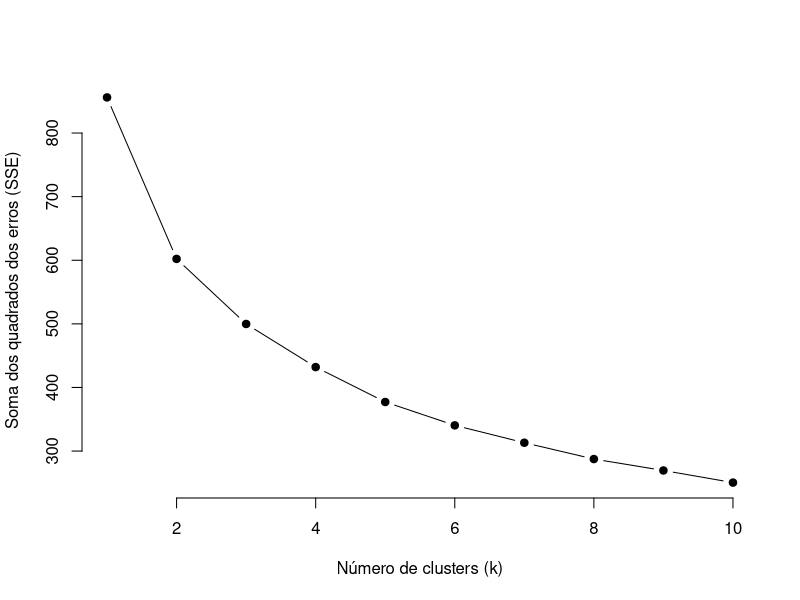
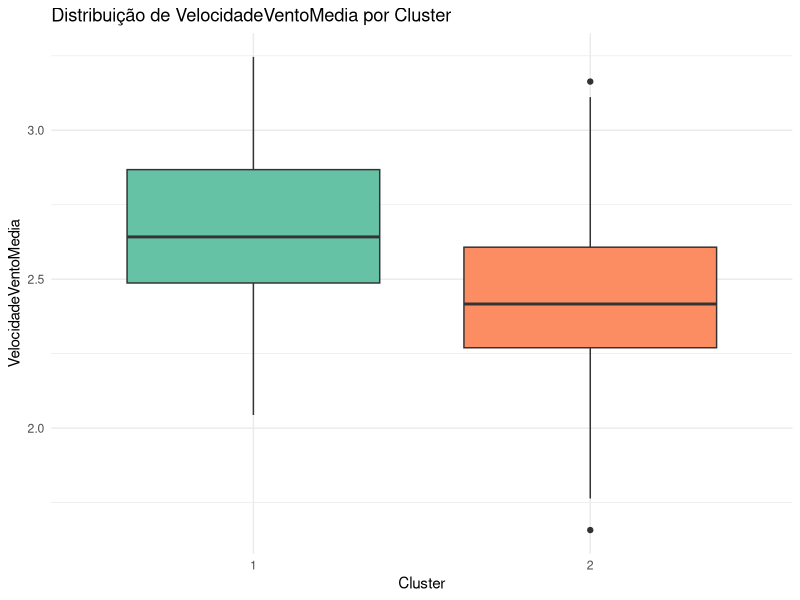
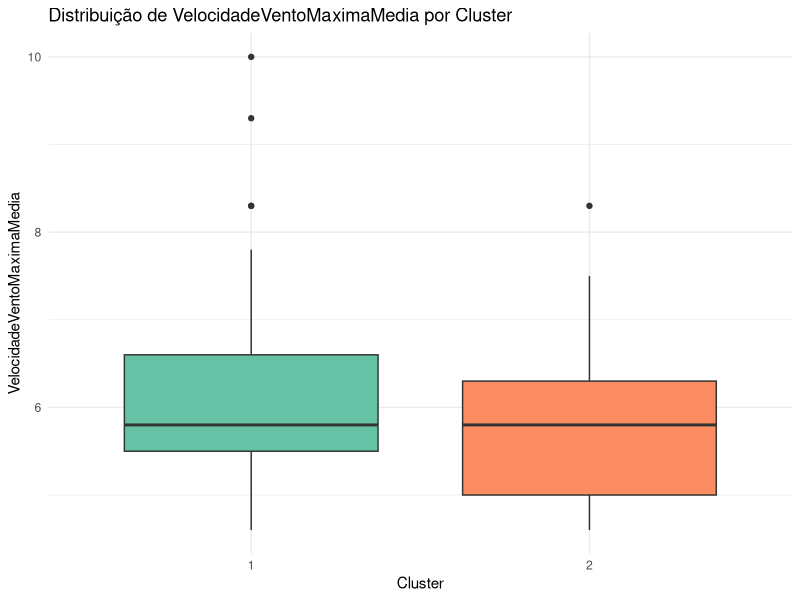
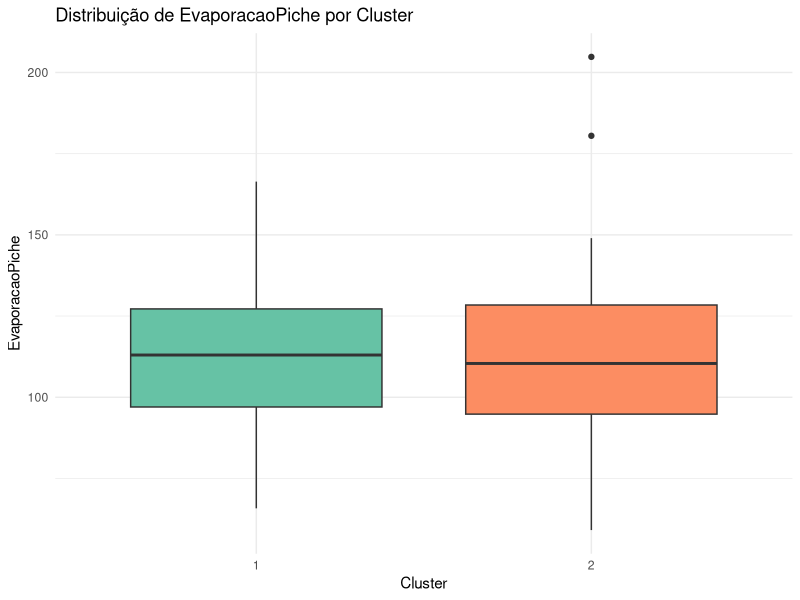
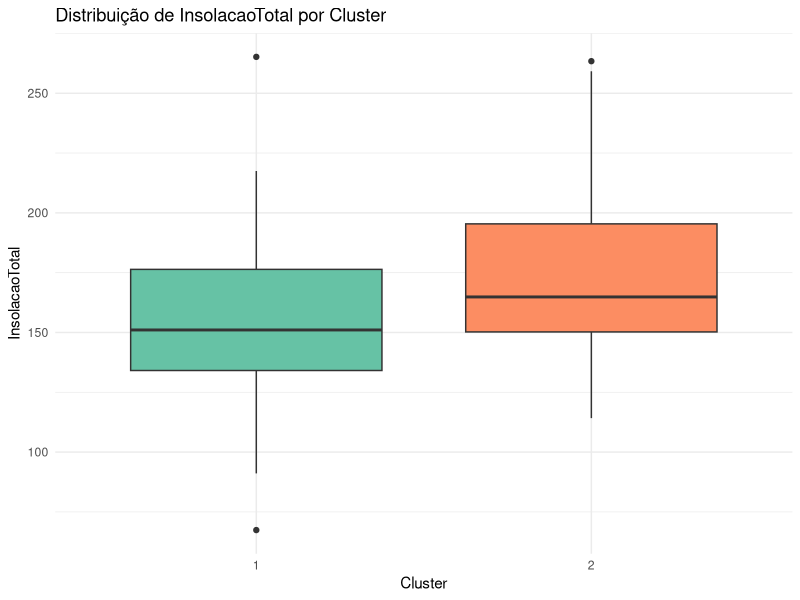
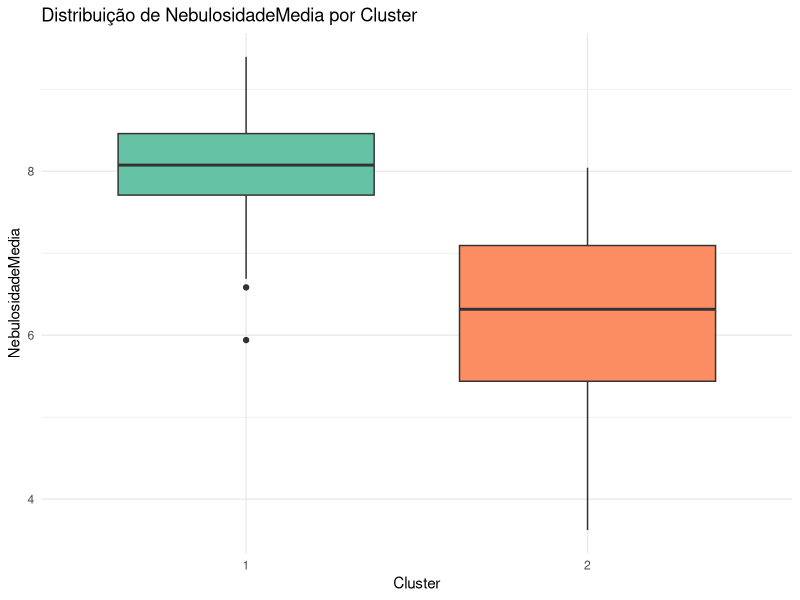
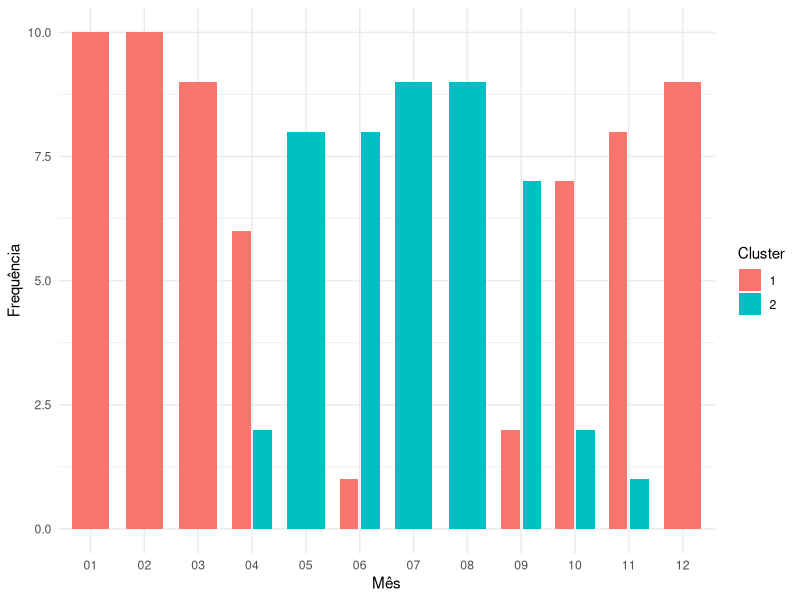
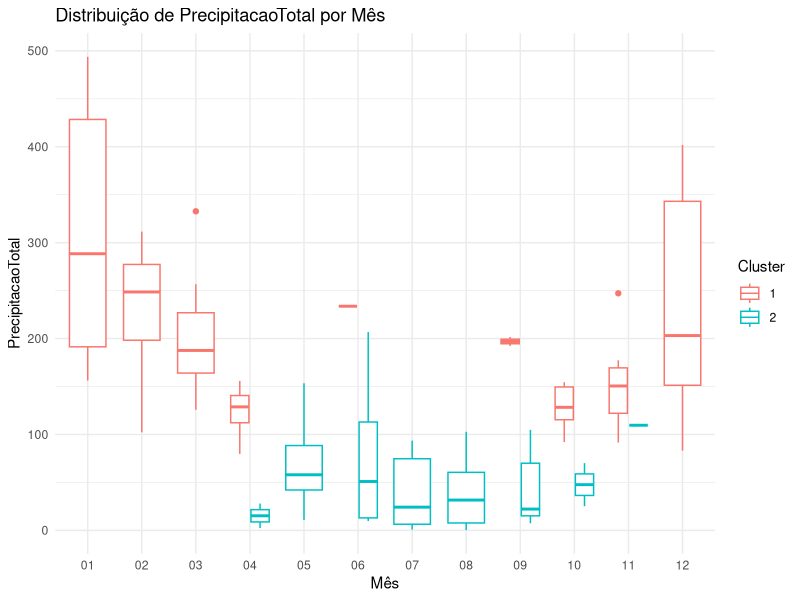

Write R code to recreate these figures, in order. (Note: this script raises an error after producing the figures.)
# Carregar pacotes necessários
library(tidyverse)
library(ggplot2)
library(caret)
# Carregar os dados (substitua 'dados.csv' pelo nome do arquivo real)
dados <- read.table("dados.txt", sep = ";", stringsAsFactors = FALSE, header = TRUE)

dados <- dados[, -c(20, 21)]
# Visualizar as primeiras linhas para entender o formato dos dados
head(dados)

# Selecionar variáveis numéricas para a clusterização
variaveis_numericas <- dados %>% 
  select(DirecaoVento,
         VelocidadeVentoMedia,
         VelocidadeVentoMaximaMedia,
         EvaporacaoPiche,
         EvapoBHPotencial,
         EvapoBHReal,
         InsolacaoTotal,
         NumDiasPrecipitacao,
         PrecipitacaoTotal,
         PressaoNivelMarMedia,
         PressaoMedia,
         TempMaximaMedia,
         NebulosidadeMedia,
         TempMinimaMedia,
         UmidadeRelativaMedia)

cor_matrix <- cor(variaveis_numericas, use = "complete.obs")
selected_vars <- findCorrelation(cor_matrix, cutoff = 0.8, verbose = TRUE)
variaveis_selecionadas <- variaveis_numericas[, -selected_vars]

# Criar uma versão filtrada do conjunto de dados para evitar discrepâncias
dados_filtrados <- dados[complete.cases(variaveis_selecionadas), ]  # Somente linhas sem NA nas variáveis numéricas

# Normalizar os dados (escala 0-1)
variaveis_normalizadas <- scale(variaveis_selecionadas[complete.cases(variaveis_selecionadas), ])

# Determinar o número ideal de clusters (Método Elbow)
set.seed(123)
sse <- numeric()
for (k in 1:10) {
  kmeans_model <- kmeans(variaveis_normalizadas, centers = k, nstart = 25)
  sse[k] <- kmeans_model$tot.withinss
}

# Plotar o método Elbow
plot(1:10, sse, type = "b", pch = 19, frame = FALSE, 
     xlab = "Número de clusters (k)", ylab = "Soma dos quadrados dos erros (SSE)")

# Definir o número de clusters (supondo 3 como exemplo)
k <- 2

# Aplicar o K-Means
kmeans_resultado <- kmeans(variaveis_normalizadas, centers = k, nstart = 25)

# Adicionar os clusters ao dataframe filtrado
dados_filtrados$Cluster <- as.factor(kmeans_resultado$cluster)

# Visualizar os primeiros resultados
head(dados_filtrados)

# Analisar as médias de cada variável por cluster
cluster_summary <- dados_filtrados %>% 
  group_by(Cluster) %>% 
  summarise(across(c(VelocidadeVentoMedia, VelocidadeVentoMaximaMedia, EvaporacaoPiche, InsolacaoTotal, NebulosidadeMedia), 
                   list(media = mean, sd = sd), na.rm = TRUE))

print(cluster_summary)

# Lista de variáveis numéricas
variaveis <- c("VelocidadeVentoMedia", "VelocidadeVentoMaximaMedia", "EvaporacaoPiche", "InsolacaoTotal", "NebulosidadeMedia")

# Loop para criar boxplots de todas as variáveis numéricas pelos clusters
for (variavel in variaveis) {
 print( ggplot(dados_filtrados, aes_string(x = "Cluster", y = variavel, fill = "Cluster")) +
    geom_boxplot() +
    labs(
      title = paste("Distribuição de", variavel, "por Cluster"),
      x = "Cluster",
      y = variavel
    ) +
    theme_minimal() +
    theme(legend.position = "none") +
    scale_fill_brewer(palette = "Set2") )
}

# Adicionar uma coluna com o mês extraído da data
dados_filtrados <- dados_filtrados %>%
  mutate(Data = as.Date(Data, format = "%d/%m/%Y"),
         Mes = format(Data, "%m"))

# Calcular a frequência de clusters por mês
freq_mes <- dados_filtrados %>%
  group_by(Mes, Cluster) %>%
  summarise(Frequencia = n(), .groups = "drop")

# Gráfico de barras para a distribuição de clusters ao longo dos meses
ggplot(freq_mes, aes(x = Mes, y = Frequencia, fill = Cluster)) +
  geom_bar(stat = "identity", position = position_dodge(width = 0.8), width = 0.7) +
  labs(x = "Mês",
       y = "Frequência") +
  theme_minimal()


# Converter a coluna Data para o formato correto
dados_filtrados <- dados_filtrados %>%
  mutate(Data = as.Date(Data, format = "%d/%m/%Y"))


# Variáveis de interesse para analisar nos clusters
lapply(c("PrecipitacaoTotal", "TempCompensadaMedia", "InsolacaoTotal"), function(var) {
  ggplot(dados_filtrados, aes(x = Mes, y = !!sym(var), color = Cluster)) +
    geom_boxplot() +
    labs(
      title = paste("Distribuição de", var, "por Mês"),
      x = "Mês",
      y = var
    ) +
    theme_minimal()
})



# Agregar dados por Data e Cluster
dados_temporais <- dados_filtrados %>%
  group_by(Data, Cluster) %>%
  summarise(
    Frequencia = n(),
    VelocidadeVentoMedia = mean(VelocidadeVentoMedia, na.rm = TRUE),
    VelocidadeVentoMaximaMedia = mean(VelocidadeVentoMaximaMedia, na.rm = TRUE),
    .groups = "drop"
  )


# Detectar anomalias na frequência dos clusters
dados_temporais_anom <- dados_temporais %>%
  group_by(Cluster) %>%
  time_decompose(Frequencia, method = "stl", frequency = "auto") %>%
  anomalize(remainder, method = "iqr") %>%
  time_recompose()

# Visualizar as anomalias detectadas
plot_anomalies(dados_temporais_anom) +
  labs(title = "Anomalias na Frequência dos Clusters")

# Passo 4: Analisar a Série Temporal por Cluster
# Criar uma série temporal para cada cluster
dados_ts <- dados_temporais %>%
  as_tsibble(index = Data, key = Cluster)

# Decomposição sazonal para cada cluster
dados_decom <- dados_ts %>%
  model(STL(Frequencia ~ season(window = "periodic")))

# Visualizar a decomposição
dados_decom %>%
  components() %>%
  autoplot() +
  labs(title = "Decomposição Sazonal por Cluster")

# Passo 5: Análise de Tendências em Velocidade do Vento
dados_ts %>%
  model(STL(VelocidadeVentoMedia ~ season(window = "periodic"))) %>%
  components() %>%
  autoplot() +
  labs(title = "Tendência e Sazonalidade na Velocidade Média do Vento")
